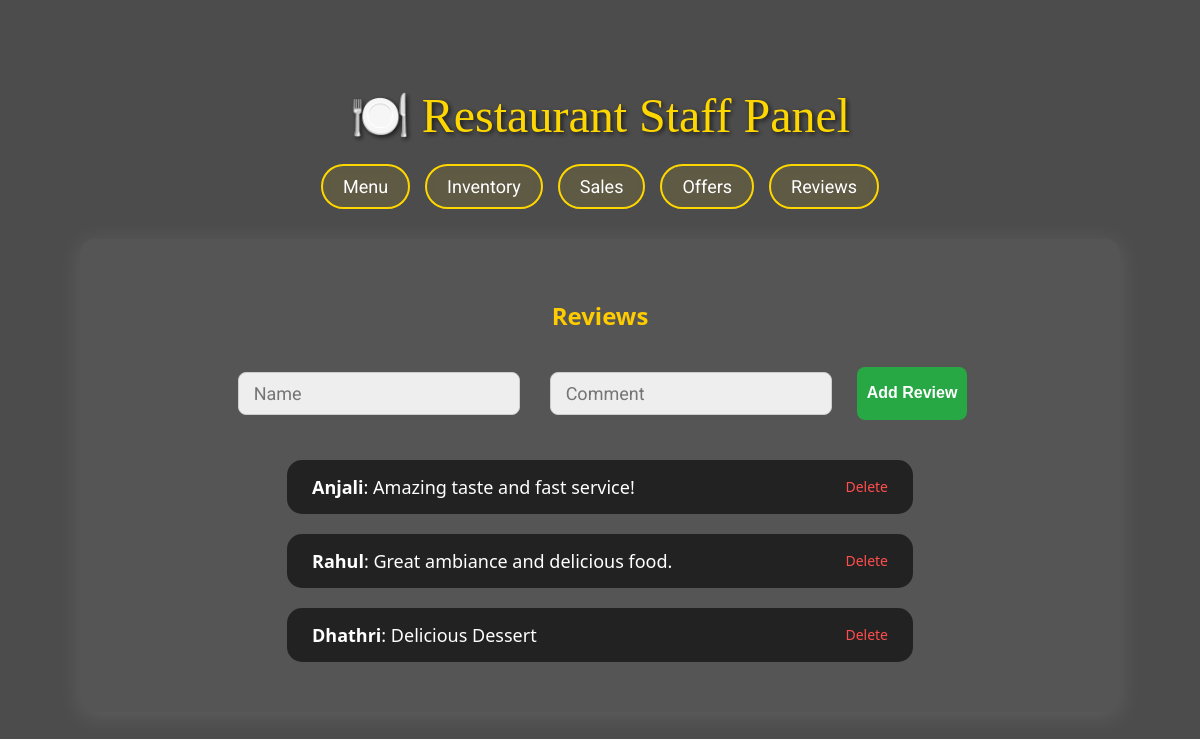
The app's page /reviews with its own data.
### tables this page shows
CREATE TABLE reviews (
    id INTEGER PRIMARY KEY AUTOINCREMENT,
    name TEXT NOT NULL,
    comment TEXT NOT NULL
);

### app.py (the view)
@app.route('/reviews', methods=['GET', 'POST'])
def reviews():
    if request.method == 'POST':
        name = request.form['name']
        comment = request.form['comment']
        query_db('INSERT INTO reviews (name, comment) VALUES (?, ?)', (name, comment))
        return redirect('/reviews')
    reviews_data = query_db('SELECT * FROM reviews')
    return render_template('reviews.html', reviews=reviews_data)

### app.py (called while the page is built)
def query_db(query, args=(), one=False):
    conn = sqlite3.connect(DB_NAME)
    c = conn.cursor()
    c.execute(query, args)
    rv = c.fetchall()
    conn.commit()
    conn.close()
    return (rv[0] if rv else None) if one else rv

### templates/reviews.html
{% extends 'base.html' %}
{% block content %}
<h2>Reviews</h2>
<form method="post" class="form-container">
  <input type="text" name="name" placeholder="Name" required>
  <input type="text" name="comment" placeholder="Comment" required>
  <button type="submit" class="add-button">Add Review</button>
</form>
<div class="item-list">
  {% for r in reviews %}
    <div class="item-card">
      <span><strong>{{ r[1] }}</strong>: {{ r[2] }}</span>
      <a href="/delete_review/{{ r[0] }}" class="delete-btn">Delete</a>
    </div>
  {% endfor %}
</div>
{% endblock %}

### static/style.css (style rules this page uses)
body { margin: 0; padding: 0; font-family: 'Roboto', sans-serif; background: url('https://images.unsplash.com/photo-1600891964599-f61ba0e24092') no-repeat center center fixed; background-size: cover; color: #fff; }
form { margin-top: 30px; text-align: center; }
form input[type="text"], form input[type="number"], form textarea, form select { font-size: 18px; padding: 10px 15px; margin: 10px; border-radius: 8px; border: 1px solid #ccc; width: 250px; background-color: rgba(255, 255, 255, 0.9); font-family: 'Roboto', sans-serif; outline: none; transition: border 0.3s ease; }
form input[type="submit"], button { font-size: 18px; padding: 10px 20px; background-color: #ffd700; border: none; border-radius: 25px; color: #000; font-weight: bold; cursor: pointer; transition: background-color 0.3s ease; }
.form-container { text-align: center; margin-bottom: 30px; }
.form-container input, .form-container button { padding: 10px; margin: 5px; border-radius: 8px; border: 1px solid #ccc; font-size: 16px; }
.form-container button { background-color: #28a745; color: white; border: none; cursor: pointer; }
h2 { text-align: center; color: #ffcc00; font-family: 'Segoe UI', sans-serif; margin-bottom: 20px; }
.form-container { display: flex; justify-content: center; gap: 10px; margin-bottom: 25px; flex-wrap: wrap; }
.form-container input { padding: 10px; border-radius: 10px; border: none; font-size: 16px; width: 200px; }
.add-button { background-color: #ffa500; color: white; border: none; padding: 10px 16px; border-radius: 10px; font-weight: bold; cursor: pointer; }
.item-list { list-style: none; padding: 0; display: flex; flex-direction: column; align-items: center; }
.item-card { background-color: rgba(0, 0, 0, 0.6); color: white; padding: 15px 25px; border-radius: 15px; width: 60%; font-size: 18px; margin: 10px 0; display: flex; justify-content: space-between; align-items: center; font-family: 'Segoe UI', sans-serif; }
.delete-btn { color: #ff4d4d; text-decoration: none; font-size: 14px; margin-left: 15px; }

### records on screen
reviews: name "Anjali", comment "Amazing taste and fast service!"
reviews: name "Rahul", comment "Great ambiance and delicious food."
reviews: name "Dhathri", comment "Delicious Dessert"
